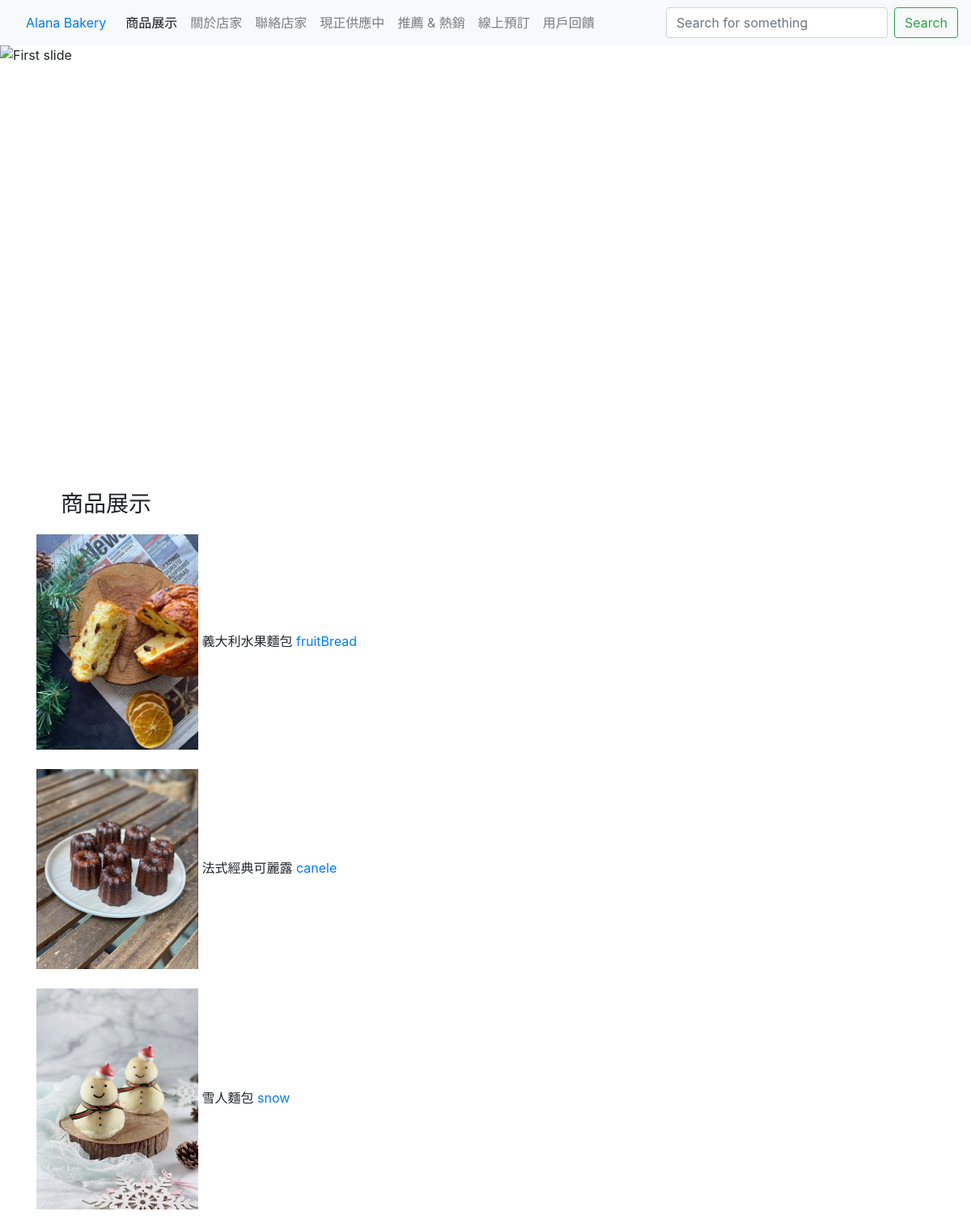
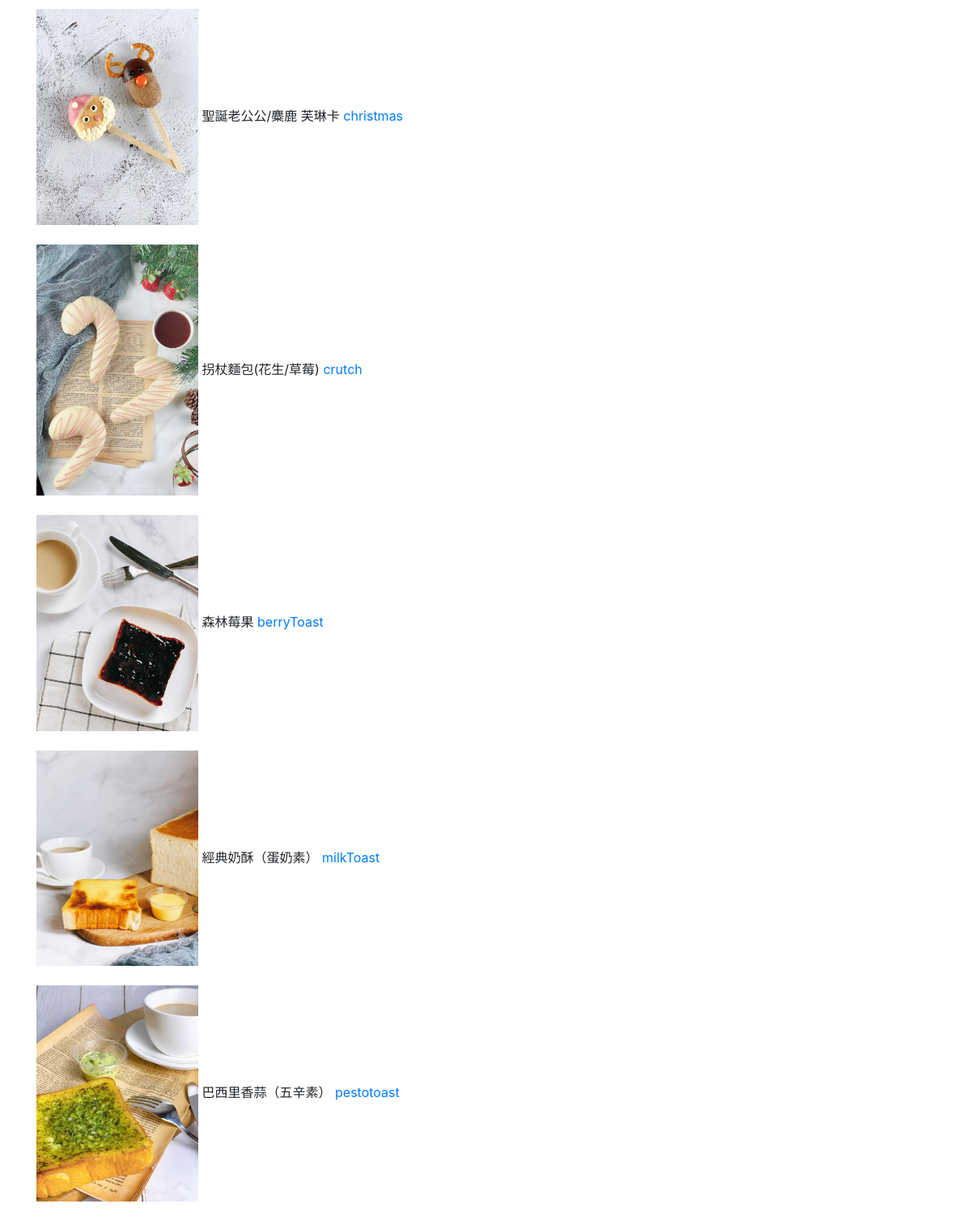
The app's page /bonus/prizes/ with its own data (2 pictures, top to bottom).
### bonus/models.py (models this page shows, shortened)
class Prize(models.Model):
    pid = models.CharField(max_length=25)
    cname = models.CharField(max_length=20)
    amount = models.IntegerField()
    desc = models.TextField(null=True, blank=True)
    img = models.ImageField(upload_to="images/", null=True, blank=True)
    heart=models.IntegerField(default=0)
    def get_url(self):
        return reverse('prize-detail', args=[str(self.id)])
    class Meta:
        ordering = ['-amount']

### bonus/views.py (the view)
# urls.py: path('prizes/', views.PrizeListView.as_view()),
class PrizeListView(ListView):
    model=Prize

### bonus/templates/bonus/prize_list.html
{% extends "base.html" %} {% block content %}
<h3 style="margin: 50px 0px 20px 30px;"> 商品展示 </h3>
<div class="row-3">
    <div class="detail">
        {% if prize_list %} {% for prize in prize_list %}
        <img src="{{ prize.img.url}}" width='200px' alt="logo"> {{prize.cname}}
        <a href="{{ prize.get_url }}"> {{ prize.pid }}</a>
        <br><br/> {% endfor %} {% else %}
        <p>There are no prize.</p>
        {% endif %}
    </div>
</div>
{% endblock %}

### records on screen
Prize: img (picture), cname "義大利水果麵包", pid "fruitBread"
Prize: img (picture), cname "法式經典可麗露", pid "canele"
Prize: img (picture), cname "雪人麵包", pid "snow"
Prize: img (picture), cname "聖誕老公公/麋鹿 芙琳卡", pid "christmas"
Prize: img (picture), cname "拐杖麵包(花生/草莓)", pid "crutch"
Prize: img (picture), cname "森林莓果", pid "berryToast"
Prize: img (picture), cname "經典奶酥（蛋奶素）", pid "milkToast"
Prize: img (picture), cname "巴西里香蒜（五辛素）", pid "pestotoast"
